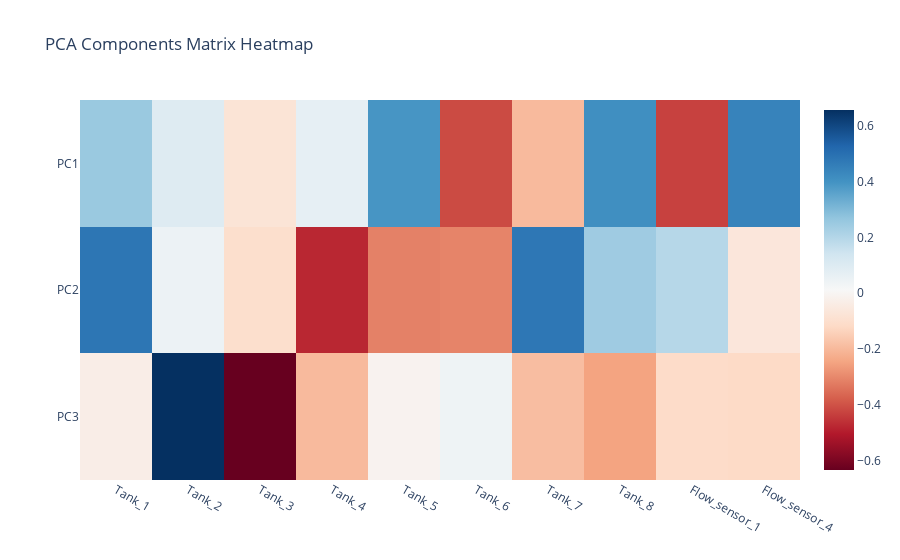

Notebook cell for this chart:
### Markdown cell above
## Analyse de l'importance des caractéristiques

### Code cell
# Create feature importance heatmap
components_df = pd.DataFrame(
    pca.components_,
    columns=features_for_pca,
    index=[f'PC{i+1}' for i in range(n_components)]
)

fig = px.imshow(
    components_df,
    title='PCA Components Matrix Heatmap',
    aspect='auto',
    color_continuous_scale='RdBu'
)
fig.show()

### Figure 1 — Plotly figure (JSON) as saved in the notebook; plotly's stock layout.template omitted (floating-point values rounded to 4 significant figures)
{"data": [{"coloraxis": "coloraxis", "hovertemplate": "x: %{x}<br>y: %{y}<br>color: %{z}<extra></extra>", "name": "0", "type": "heatmap", "x": ["Tank_1", "Tank_2", "Tank_3", "Tank_4", "Tank_5", "Tank_6", "Tank_7", "Tank_8", "Flow_sensor_1", "Flow_sensor_4"], "xaxis": "x", "y": ["PC1", "PC2", "PC3"], "yaxis": "y", "z": [[0.2543, 0.09536, -0.07753, 0.06911, 0.3933, -0.4143, -0.1953, 0.4093, -0.4309, 0.4447], [0.4831, 0.05062, -0.1013, -0.4784, -0.3136, -0.3084, 0.4791, 0.244, 0.1955, -0.06504], [-0.03259, 0.6575, -0.6343, -0.1962, -0.01064, 0.04294, -0.1891, -0.2485, -0.1128, -0.1167]]}], "layout": {"coloraxis": {"colorscale": [[0, "rgb(103,0,31)"], [0.1, "rgb(178,24,43)"], [0.2, "rgb(214,96,77)"], [0.3, "rgb(244,165,130)"], [0.4, "rgb(253,219,199)"], [0.5, "rgb(247,247,247)"], [0.6, "rgb(209,229,240)"], [0.7, "rgb(146,197,222)"], [0.8, "rgb(67,147,195)"], [0.9, "rgb(33,102,172)"], [1, "rgb(5,48,97)"]]}, "title": {"text": "PCA Components Matrix Heatmap"}, "xaxis": {"anchor": "y", "domain": [0, 1]}, "yaxis": {"anchor": "x", "autorange": "reversed", "domain": [0, 1]}}}
